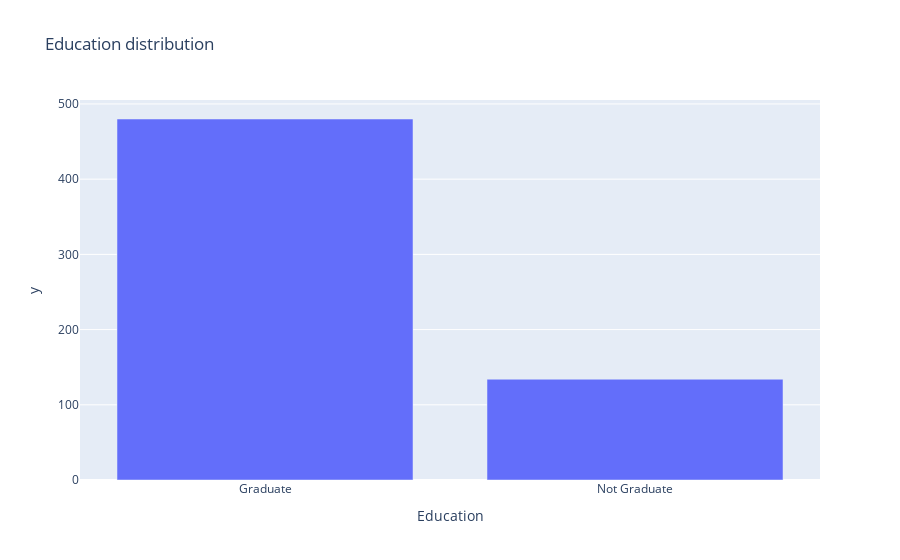

Write notebook code for a chart like this one.
### Code cell
education_counts = df['Education'].value_counts()

fig = px.bar(education_counts,
                x=education_counts.index,
                y=education_counts.values,
                title='Education distribution')

fig.show()

### Figure 1 — Plotly figure (JSON) as saved in the notebook; plotly's stock layout.template omitted (floating-point values rounded to 4 significant figures)
{"data": [{"alignmentgroup": "True", "hovertemplate": "Education=%{x}<br>y=%{y}<extra></extra>", "legendgroup": "", "marker": {"color": "#636efa", "pattern": {"shape": ""}}, "name": "", "offsetgroup": "", "orientation": "v", "showlegend": false, "textposition": "auto", "type": "bar", "x": ["Graduate", "Not Graduate"], "xaxis": "x", "y": [480, 134], "yaxis": "y"}], "layout": {"barmode": "relative", "legend": {"tracegroupgap": 0}, "title": {"text": "Education distribution"}, "xaxis": {"anchor": "y", "domain": [0, 1], "title": {"text": "Education"}}, "yaxis": {"anchor": "x", "domain": [0, 1], "title": {"text": "y"}}}}
